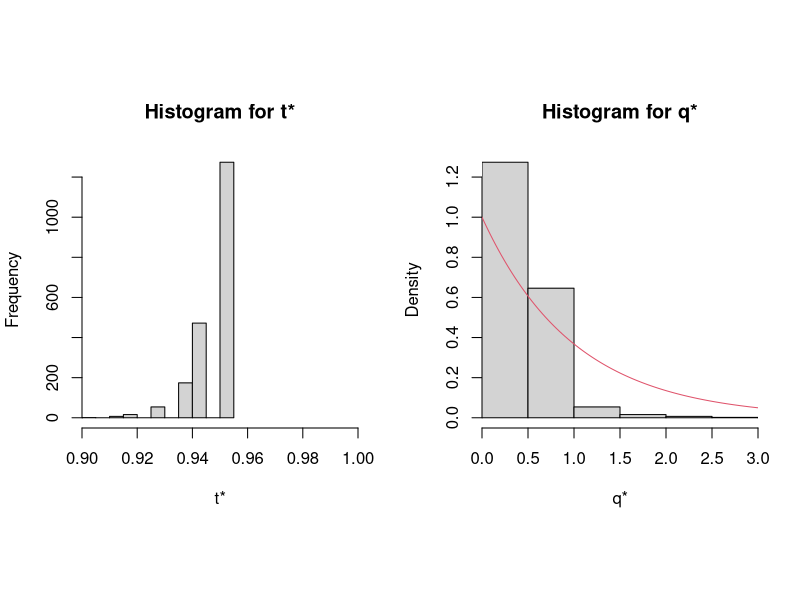
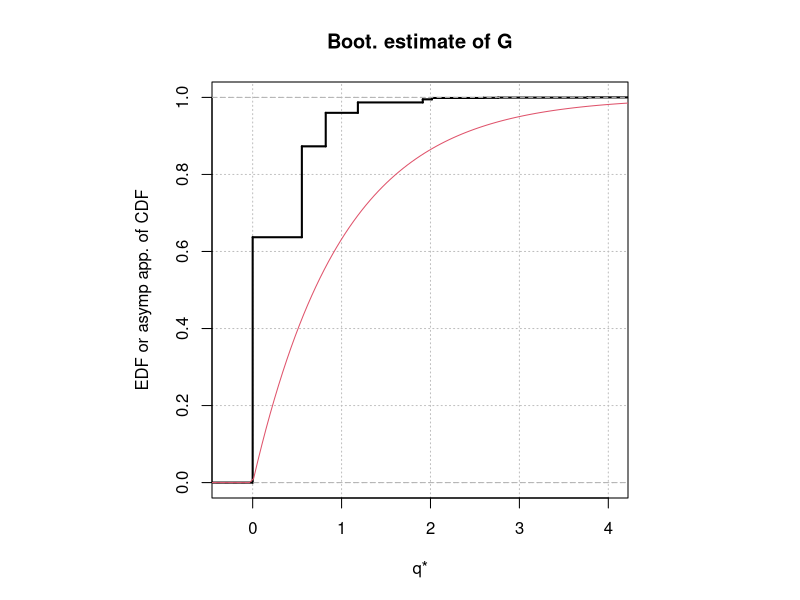
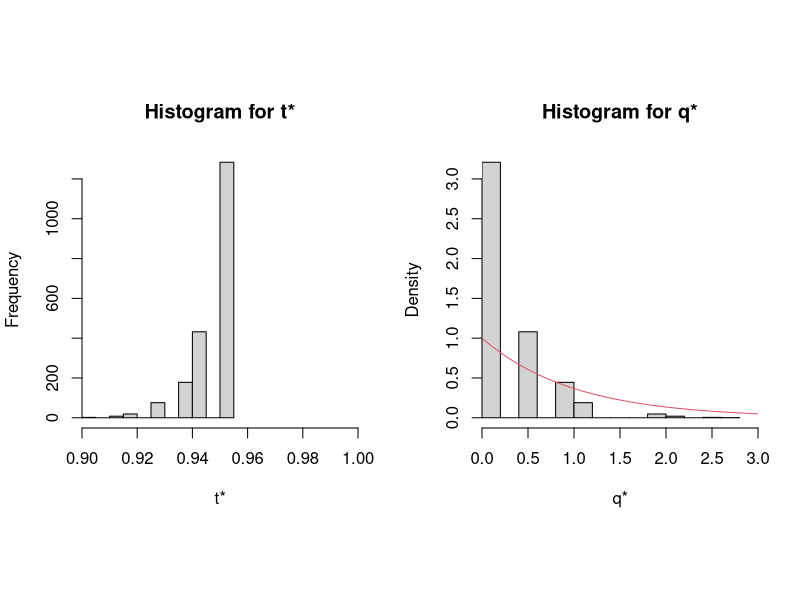
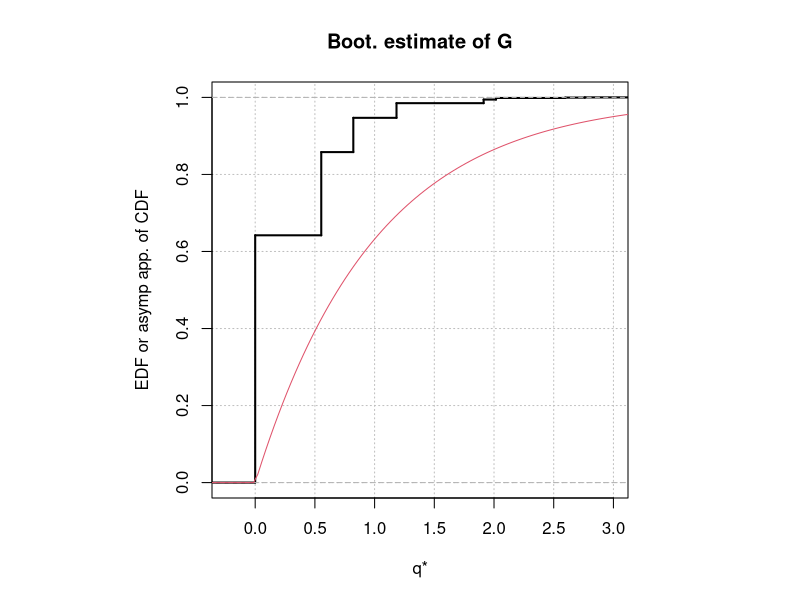
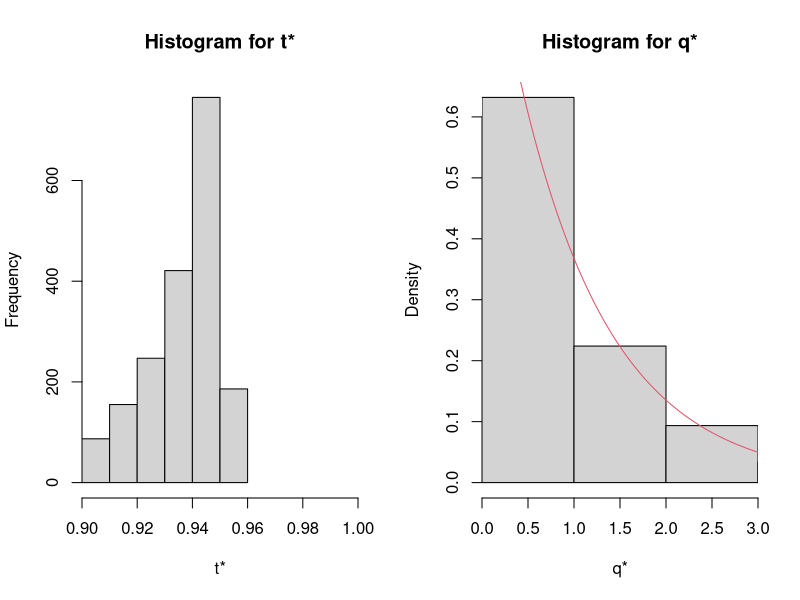
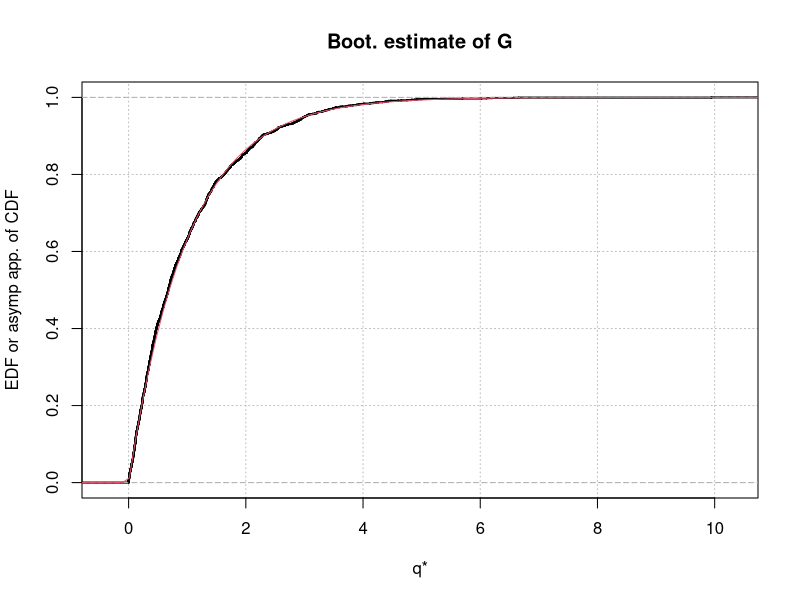

Write R code to recreate these figures, in order.
#####################################################################
# NAME:  Chris Bilder                                               #
# DATE:  1-15-06                                                    #
# UPDATE:                                                           #
# PURPOSE: Example on p. 81 of Efron and Tibshirani (1993) and      #
#          example 2.15 in BMA                                      #
# NOTES:                                                            #
#####################################################################

###################################################################################
# Simulate the data 

  set.seed(1203)
  y<-runif(n = 50, min = 0, max = 1)
  t<-max(y)
  n<-length(y)
  #cat("The sample is, \n", sort(y), "\n and t is", t, "\n")
  cat("t is", t, "\n")


###################################################################################
# Nonparametric bootsrap

  R<-2000
  set.seed(2311)
  y.star.npar<-matrix(data = sample(x = y, size = n*R, replace = TRUE), nrow = 2000, ncol = n)
  t.star.npar<-apply(X = y.star.npar, MARGIN = 1, FUN = max)

  par(pty = "s", mfrow = c(1,2))

  #Default margins for y and x-axis is 4% larger than specified
  #  This turns that off - turn back on again with par(xaxs = "r") where r stands for "regular"
  par(xaxs = "i") 
  hist(x = t.star.npar, main = "Histogram for t*", xlab = "t*", xlim = c(0.9,1))

  hist(x = n*(t-t.star.npar)/t, main = "Histogram for q*", xlab = "q*", freq=FALSE, 
       xlim = c(0,3))
  curve(expr = dexp(x = x, rate = 1), col = 2, add = TRUE)

  table(t.star.npar)

#Use with n = 5000
#par(xaxs = "i") 
#hist(x = t.star.npar, main = "Histogram for t*", xlab = "t*")
#hist(x = n*(t-t.star.npar)/t, main = "Histogram for q*", xlab = "q*", freq=FALSE)
#curve(dexp(x, rate = 1), col = 2, add = TRUE)

  par(mfrow=c(1,1))
  plot.ecdf(x = n*(t-t.star.npar)/t, verticals = TRUE, do.p = FALSE, main = "Boot. estimate of G", lwd = 2, xlab = "q*",
            panel.first = grid(nx = NULL, ny = NULL, col="gray", lty="dotted"), ylab = "EDF or asymp app. of CDF")
  curve(expr = pexp(q = x, rate = 1), col = 2, add = TRUE)

###################################################################################
# Another way to do the nonparametric bootstrap with the boot() function here

  library(boot)
  calc.t<-function(data,i) {
    d<-data[i]
    max(d)  
  }
  calc.t(data = y, i = 1:length(y))
  
  set.seed(1213) 
  boot.res<-boot(data = y, statistic = calc.t, R = 2000, sim = "ordinary")

  par(pty = "s", mfrow = c(1,2))
  hist(x = boot.res$t, main = "Histogram for t*", xlab = "t*", xlim = c(0.9,1))

  hist(x = n*(t-boot.res$t)/t, main = "Histogram for q*", xlab = "q*", freq=FALSE, 
       xlim = c(0,3))
  curve(expr = dexp(x, rate = 1), col = 2, add = TRUE)

  table(boot.res$t)

  par(mfrow=c(1,1))
  plot.ecdf(x = n*(t-boot.res$t)/t, verticals = TRUE, do.p = FALSE, main = "Boot. estimate of G", lwd = 2, xlab = "q*",
            panel.first = grid(nx = NULL, ny = NULL, col="gray", lty="dotted"), ylab = "EDF or asymp app. of CDF")
  curve(expr = pexp(q = x, rate = 1), col = 2, add = TRUE)



###################################################################################
#Parametric bootstrap

  set.seed(8102)
  y.star.par<-matrix(data = runif(n = n*R, min = 0, max = t), nrow = 2000, ncol = n)  
  t.star.par<-apply(X = y.star.par, MARGIN = 1, FUN = max)


  win.graph(width = 7, height = 7, pointsize = 12)
  par(mfrow = c(1,2), xaxs = "i") 
  hist(x = t.star.par, main = "Histogram for t*", xlab = "t*", xlim = c(0.9,1), nclass = 15)

  hist(x = n*(t-t.star.par)/t, main = "Histogram for q*", xlab = "q*", freq=FALSE, 
       xlim = c(0,3))
  curve(expr = dexp(x, rate = 1), col = 2, add = TRUE)

  par(mfrow = c(1,1), xaxs = "i")
  plot.ecdf(x = n*(t-t.star.par)/t, verticals = TRUE, do.p = FALSE, main = "Boot. estimate of G", lwd = 2, xlab = "q*",
            panel.first = grid(nx = NULL, ny = NULL, col="gray", lty="dotted"), ylab = "EDF or asymp app. of CDF")
  curve(expr = pexp(x, rate = 1), col = 2, add = TRUE)













 
